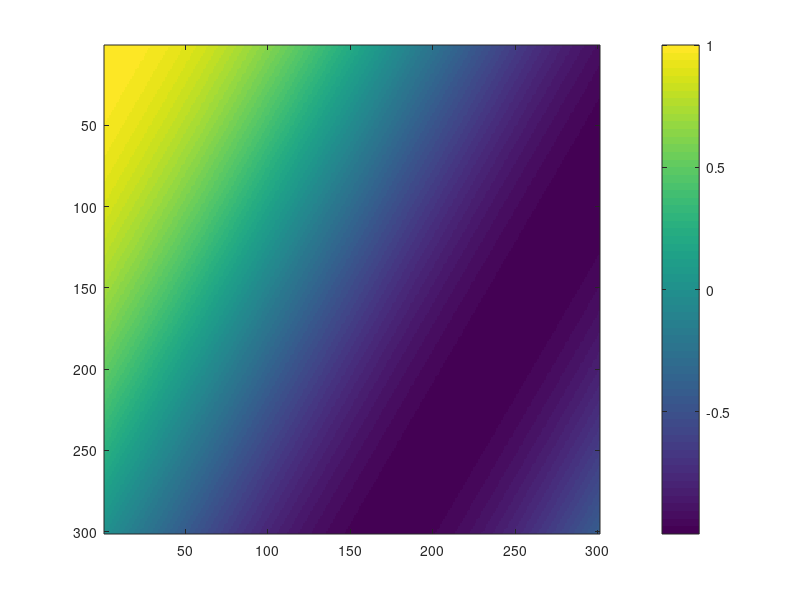

MATLAB code to generate this figure: (Note: this script raises an error after producing the figure.)
clear all
close all
clc

[x,y] = meshgrid(0:0.5:150,0:0.5:150);

f=input('enter frequency : ')
c=1500;
theta = pi/6;
w=2*pi*f;
k=w/c;
kx=k*cos(theta);
ky=k*sin(theta);

imagesc(real(exp(1j*(kx*x+ky*y))))
colorbar
set('gca','YDir','rev')
##set('gca','YDir','norm')